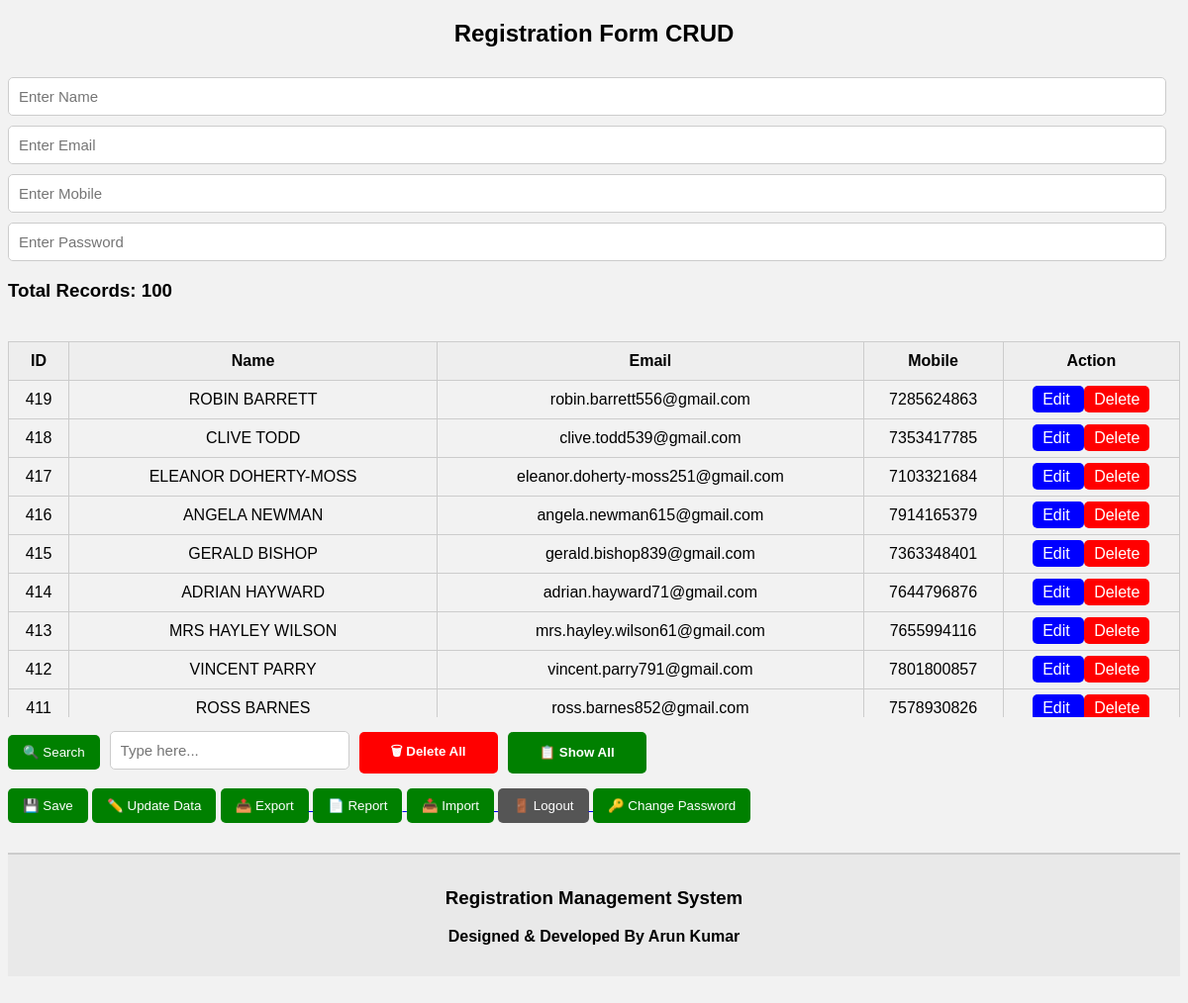
The app's page /index.php (signed in) with its own data.
### tables this page shows
CREATE TABLE `users` (
  `id` int(11) NOT NULL,
  `name` varchar(100) DEFAULT NULL,
  `email` varchar(100) DEFAULT NULL,
  `mobile` varchar(20) DEFAULT NULL,
  `password` varchar(100) DEFAULT NULL
);

### index.php (the view, shortened to what this page needs)
<?php
$conn = new mysqli("localhost", "root", "", "registration_db");
$edit_name = "";
$edit_email = "";
$edit_mobile = "";
$edit_password = "";
?>
<!DOCTYPE html>
<html>
<head>
</head>
<body>
<h2>Registration Form CRUD</h2>
<form method="POST" id="mainForm">
<input type="text"
name="name"
placeholder="Enter Name"
required
value="<?php echo $edit_name; ?>">
<input type="email"
name="email"
placeholder="Enter Email"
required
value="<?php echo $edit_email; ?>">
<input type="text"
name="mobile"
placeholder="Enter Mobile"
required
value="<?php echo $edit_mobile; ?>">
<input type="password"
name="password"
placeholder="Enter Password"
required
value="<?php echo $edit_password; ?>">
</form>
<?php
if(isset($_GET['search']))
{
    $search = $_GET['search'];
    $searchTerm = "%".$search."%";
    $countStmt = $conn->prepare("
    SELECT COUNT(*) AS total
    FROM users
    WHERE name LIKE ?
    OR mobile LIKE ?
    ");
    $countStmt->bind_param(
        "ss",
        $searchTerm,
        $searchTerm
    );
    $countStmt->execute();
    $countResult = $countStmt->get_result();
    $stmt = $conn->prepare("
    SELECT * FROM users
    WHERE name LIKE ?
    OR mobile LIKE ?
    ORDER BY id DESC
    ");
    $stmt->bind_param(
        "ss",
        $searchTerm,
        $searchTerm
    );
    $stmt->execute();
    $result = $stmt->get_result();
}
else
{
    $countResult = $conn->query("
    SELECT COUNT(*) AS total
    FROM users
    ");
    $result = $conn->query("
    SELECT * FROM users
    ORDER BY id DESC
    ");
}
$countRow = $countResult->fetch_assoc();
?>
<h3>
Total Records:
<?php echo $countRow['total']; ?>
</h3>
<div class="table-container">
<table>
<tr>
<th>ID</th>
<th>Name</th>
<th>Email</th>
<th>Mobile</th>
<th>Action</th>
</tr>
<?php
while($row = $result->fetch_assoc())
{
?>
<tr>
<td><?php echo $row['id']; ?></td>
<td><?php echo $row['name']; ?></td>
<td><?php echo $row['email']; ?></td>
<td><?php echo $row['mobile']; ?></td>
<td>
<a class="edit-btn"
href="index.php?edit=<?php echo $row['id']; ?>">
Edit
</a>
<a class="delete-btn"
href="index.php?delete=<?php echo $row['id']; ?>"
onclick="return confirm('Delete this record?')">
Delete
</a>
</td>
</tr>
<?php
}
?>
</table>
</div>
<div class="search-box">
<button type="submit" form="searchForm">
🔍 Search
</button>
<form method="GET"
class="search-form"
id="searchForm">
<input type="text"
name="search"
placeholder="Type here...">
</form>
<a href="delete_all.php"
onclick="return confirm('⚠️ WARNING!\n\nDelete all records?')">
<button type="button" class="delete-all-btn">
🗑 Delete All
</button>
</a>
<a href="index.php">
<button type="button" class="show-all-btn">
📋 Show All
</button>
</a>
</div>
<button type="submit"
form="mainForm"
name="save">
💾 Save
</button>
<button type="submit"
form="mainForm"
name="update"
value="1">
✏️ Update Data
</button>
<a href="export.php">
<button type="button">
📤 Export
</button>
</a>
<a href="report.php<?php echo isset($_GET['search']) ? '?search='.urlencode($_GET['search']) : ''; ?>" target="_blank">
<button type="button">
📄 Report
</button>
</a>
<a href="import.php">
<button type="button">
📥 Import
</button>
</a>
<a href="logout.php">
<button type="button"
class="logout-btn">
🚪 Logout
</button>
</a>
<a href="change_password.php">
<button type="button">
🔑 Change Password
</button>
</a>
<div class="footer">
    <h3>Registration Management System</h3>
    <p><strong>Designed & Developed By Arun Kumar</strong></p>
</div>
</body>
</html>

### index.php (style rules this page uses)
.footer { text-align:center; padding:15px; margin-top:30px; background:#e9e9e9; border-top:2px solid #ccc; font-family:Arial; font-weight:bold; }
.delete-all-btn, .show-all-btn { width:140px; height:42px; border:none; border-radius:5px; font-weight:bold; cursor:pointer; margin-top:15px; }
.delete-all-btn { background:red; color:white; }
body { font-family:Arial; background:#f2f2f2; }
h2 { text-align:center; }
input { width:97%; padding:10px; margin-top:10px; border:1px solid #ccc; border-radius:5px; font-size:15px; }
button { padding:10px 15px; margin-top:15px; background:green; color:white; border:none; border-radius:5px; cursor:pointer; }
table { width:100%; margin-top:20px; border-collapse:collapse; }
.table-container { max-height:400px; overflow-y:auto; margin-top:20px; }
table, th, td { border:1px solid #ccc; }
th { background:#eee; position: sticky; top: 0; z-index: 1; }
th, td { padding:10px; text-align:center; }
.edit-btn { background:blue; color:white; padding:5px 10px; text-decoration:none; border-radius:5px; }
.delete-btn { background:red; color:white; padding:5px 10px; text-decoration:none; border-radius:5px; }
.search-box { display:flex; align-items:center; gap:10px; }
.search-form input { padding:10px; width:220px; border:1px solid #ccc; border-radius:5px; }
.logout-btn { background:#555 !important; }

### records on screen
users: id "419", name "ROBIN BARRETT", email "robin.barrett556@gmail.com", mobile "7285624863"
users: id "418", name "CLIVE TODD", email "clive.todd539@gmail.com", mobile "7353417785"
users: id "417", name "ELEANOR DOHERTY-MOSS", email "eleanor.doherty-moss251@gmail.com", mobile "7103321684"
users: id "416", name "ANGELA NEWMAN", email "angela.newman615@gmail.com", mobile "7914165379"
users: id "415", name "GERALD BISHOP", email "gerald.bishop839@gmail.com", mobile "7363348401"
users: id "414", name "ADRIAN HAYWARD", email "adrian.hayward71@gmail.com", mobile "7644796876"
users: id "413", name "MRS HAYLEY WILSON", email "mrs.hayley.wilson61@gmail.com", mobile "7655994116"
users: id "412", name "VINCENT PARRY", email "vincent.parry791@gmail.com", mobile "7801800857"
users: id "411", name "ROSS BARNES", email "ross.barnes852@gmail.com", mobile "7578930826"

### other values on screen
$countRow['total'] "100"
